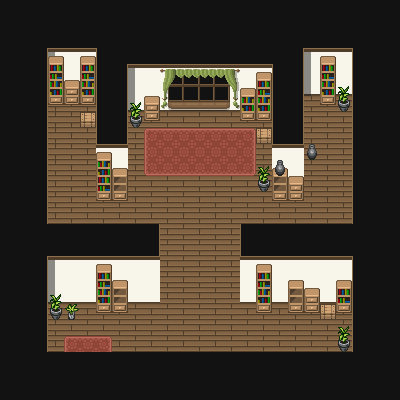

A level layout from a 2D game, rendered from its tile map. Below: a short description, then the map file with tile-grid data replaced by summaries:
An orthogonal 25x25 tile map with 16x16 px tiles, 7 tile layers (walls, windows, overlays, props, ...), 2 tilesets and 40 objects (29x wall, spawn_h1, naziSP__16x17_path_1, naziSP__16x17_path_2, nazi2_path_2, ...).

<map version="1.5" tiledversion="1.7.2" orientation="orthogonal" renderorder="left-up" width="25" height="25" tilewidth="16" tileheight="16" infinite="0" nextlayerid="12" nextobjectid="78">
 <tileset firstgid="1" source="walls.tsx" />
 <tileset firstgid="257" source="props.tsx" />
 <layer id="1" name="walls" width="25" height="25">
  <data>[625 cells, 611 non-empty, 9 distinct tile ids]</data>
 </layer>
 <layer id="5" name="windows" width="25" height="25">
  <data>[625 cells, 15 non-empty, 12 distinct tile ids]</data>
 </layer>
 <layer id="4" name="overlays" width="25" height="25">
  <data>[625 cells, 58 non-empty, 6 distinct tile ids]</data>
 </layer>
 <layer id="2" name="props" width="25" height="25">
  <data>[625 cells, 87 non-empty, 22 distinct tile ids]</data>
 </layer>
 <layer id="6" name="props_top" width="25" height="25">
  <data>[625 cells, 3 non-empty, 3 distinct tile ids]</data>
 </layer>
 <objectgroup id="7" name="player">
  <object id="13" name="spawn_h1" x="320" y="112" width="16" height="16" />
 </objectgroup>
 <objectgroup id="9" name="NPCPath">
  <object id="52" name="naziSP__16x17_path_1" x="64" y="112" width="16" height="16" />
  <object id="62" name="naziSP__16x17_path_2" x="64" y="208" width="16" height="16" />
  <object id="74" name="nazi2_path_2" x="192" y="128" width="16" height="16" />
  <object id="75" name="nazi2_path_1" x="192" y="320" width="16" height="16" />
  <object id="76" name="naziSP__16x17_path_3" x="272" y="208" width="16" height="16" />
  <object id="77" name="naziSP__16x17_path_4" x="64" y="208" width="16" height="16" />
 </objectgroup>
 <objectgroup id="8" name="colliders">
  <object id="14" type="wall" x="128" y="92" width="144" height="16" />
  <object id="15" type="wall" x="96" y="92" width="32" height="96" />
  <object id="16" type="wall" x="36" y="64" width="328" height="28" />
  <object id="17" type="wall" x="272" y="92" width="32" height="96" />
  <object id="20" type="wall" x="36" y="92" width="12" height="260" />
  <object id="23" type="wall" x="352" y="92" width="12" height="260" />
  <object id="24" type="wall" x="36" y="352" width="328" height="12" />
  <object id="26" type="wall" x="48" y="240" width="112" height="60" />
  <object id="27" type="wall" x="240" y="240" width="112" height="60" />
  <object id="29" type="wall" x="128" y="112" width="16" height="16" />
  <object id="30" type="wall" x="48" y="92" width="48" height="8" />
  <object id="31" type="wall" x="96" y="188" width="32" height="8" />
  <object id="32" type="wall" x="144" y="108" width="16" height="8" />
  <object id="34" type="wall" x="240" y="108" width="32" height="8" />
  <object id="36" type="wall" x="256" y="128" width="16" height="16" />
  <object id="37" type="wall" x="256" y="176" width="16" height="16" />
  <object id="38" type="wall" x="336" y="96" width="16" height="16" />
  <object id="39" type="wall" x="308" y="144" width="8" height="16" />
  <object id="40" type="wall" x="320" y="92" width="16" height="8" />
  <object id="41" type="wall" x="256" y="300" width="16" height="8" />
  <object id="42" type="wall" x="288" y="300" width="32" height="8" />
  <object id="43" type="wall" x="336" y="300" width="16" height="8" />
  <object id="44" type="wall" x="96" y="300" width="32" height="8" />
  <object id="46" type="wall" x="48" y="304" width="16" height="16" />
  <object id="47" type="wall" x="68" y="304" width="8" height="16" />
  <object id="48" type="wall" x="272" y="188" width="32" height="8" />
  <object id="49" type="wall" x="336" y="336" width="16" height="16" />
  <object id="51" name="h1_exit" x="60" y="336" width="56" height="16" />
  <object id="69" name="chest" type="0" x="244" y="116" width="40" height="40" />
  <object id="70" type="wall" x="80" y="112" width="16" height="16" />
  <object id="71" type="wall" x="320" y="304" width="16" height="16" />
  <object id="72" name="chest" type="2" x="308" y="292" width="40" height="40" />
  <object id="73" name="chest" type="1" x="68" y="100" width="40" height="40" />
 </objectgroup>
 <layer id="10" name="top_props" width="25" height="25">
  <data>[625 cells, 18 non-empty, 2 distinct tile ids]</data>
 </layer>
 <layer id="11" name="top_overlay" width="25" height="25">
  <data>[625 cells, 2 non-empty, 2 distinct tile ids]</data>
 </layer>
</map>